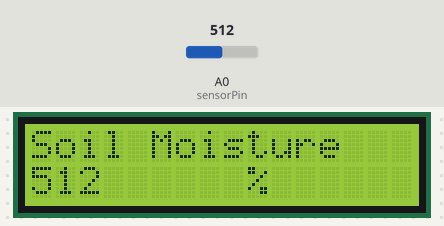
The sketch below on a simulated Arduino Uno, built with avr-gcc and run on an emulated ATmega328P. On the bench: 16×2 character LCD. Inputs (shaded band) come from the test bench; at power-on: A0 (sensorPin) = 512. What the sketch prints to the serial monitor is not drawn.

Above: at 3.2 s.
3.3 s: A0 (sensorPin) set to 60
At 4.1 s:
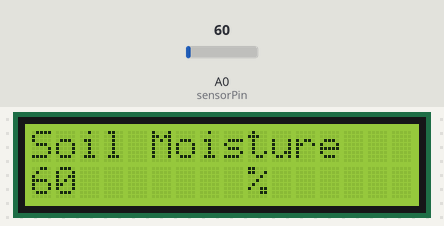
5.0 s: A0 (sensorPin) set to 20
At 5.9 s:
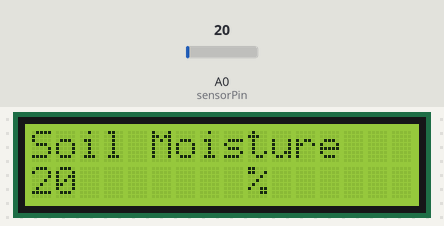
6.6 s: A0 (sensorPin) set to 0
At 7.7 s:
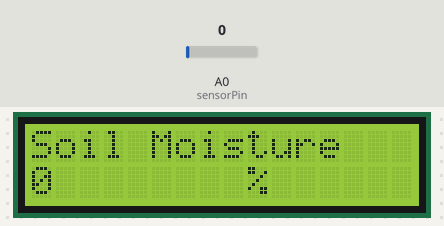
8.1 s: A0 (sensorPin) set to 40
At 9.4 s:
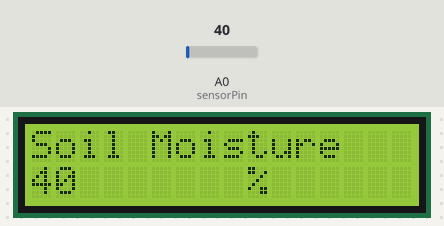
Timing chart, 0 to 10.6 s (numbered marks = the images above; inputs shaded):
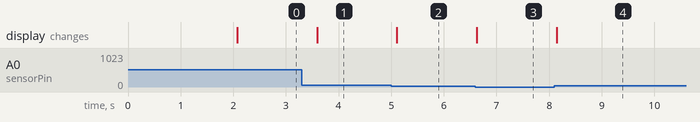

Measured:
- after the input at 3.3 s, the display: changes after 0.29 s (image 1)
- after the input at 5.0 s, the display: changes after 0.11 s (image 2)
- after the input at 6.6 s, the display: changes at once (image 3)
- after the input at 8.1 s, the display: changes at once (image 4)

The sketch:

main.ino
```cpp
/*** Arduino Soil Moisture Sensor Project with LCD ***/
// Define to which pin of the Arduino the output of the Arduino Soil Moisture Sensor is connected:
int sensorPin = A0;
int sensorValue = 0; // variable to store the value coming from the sensor
#include<LiquidCrystal.h>
/* Create object named lcd of the class LiquidCrystal */
LiquidCrystal lcd(8,9,10,11,12,13); /* For 4-bit mode */
//LiquidCrystal lcd(8,9,10, 2, 3, 4, 5, 10,11,12,13); /* For 8-bit mode */
byte degree[8] =
{
0b00011,
0b00011,
0b00000,
0b00000,
0b00000,
0b00000,
0b00000,
0b00000
};
void setup()
{
lcd.begin(16,2);
lcd.createChar(1, degree);
lcd.setCursor(2,0);
lcd.print("Arduino Point");
lcd.setCursor(2,1);
lcd.print("Soil Moisture");
delay(2000);
lcd.clear();
// Begin serial communication at a baud rate of 9600:
Serial.begin(9600);
}
void loop()
{
// Get a reading from the Moisture sensor:
  sensorValue = analogRead(sensorPin);

/*------Display Moisture Sensor Value in Serial Monitor------*/
 Serial.print("Moisture Sensor Value:");
 Serial.println(sensorValue);


 //Display the plant need
 if(sensorValue < 30){
  Serial.println("Soil is too DRY");
 }
 else if(sensorValue > 30 && sensorValue < 70){
  Serial.println("It is perfect");
 }
 if(sensorValue > 70){
  Serial.println("Soil is too wet");
 }

Serial.print("\n");

/*------Display Moisture Sensor Value in LCD------*/
lcd.clear();
lcd.setCursor(0,0);
lcd.print("Soil Moisture");

lcd.setCursor(0,1);
lcd.print(sensorValue);
lcd.setCursor(6,1);
lcd.setCursor(8,1);
lcd.print(" %");
delay(500);
}
```
